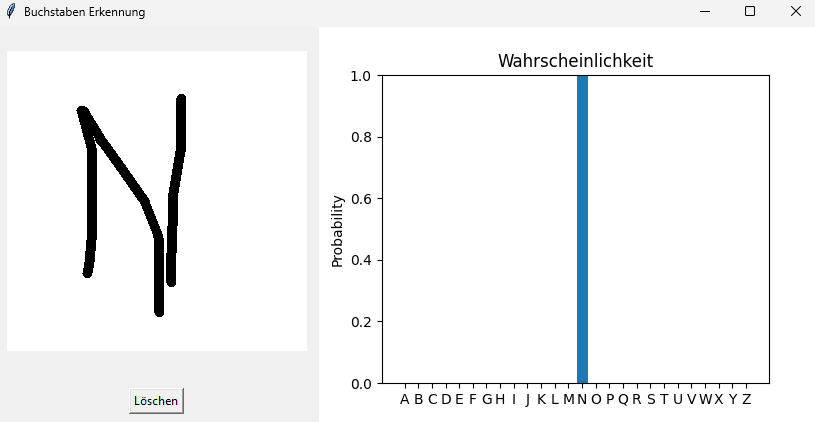
#> input picture gui.png, 815 x 422 px, given as the content of the folder ./letters, which was not available
$ python 'ränder_enfernen.py'   (older library calls are emulated)
#> lines starting #> are read from the running program, lines starting #| are printed output that depends on the picture; after the words box and inside, x2 and y2 are one past the last pixel; in counts of white or black regions, pixels touching at a corner belong together; pictures that were not available may be replaced by others from this repository, and a replacement may not be noted
import os
import cv2
import numpy as np
from PIL import Image
import argparse

def remove_black_borders_and_resize(input_dir, output_dir, target_size=(32, 32)):
    """
    Lädt Bilder aus input_dir und Unterordnern, entfernt ALLE schwarzen Ränder
    und skaliert sie auf 32x32, sodass der Buchstabe das gesamte Bild ausfüllt.
    """
#> called with input_dir = './letters', output_dir = './output', target_size = (32, 32)
    for root, dirs, files in os.walk(input_dir):
        relative_path = os.path.relpath(root, input_dir)
        output_subdir = output_dir if relative_path == '.' else os.path.join(output_dir, relative_path)

        if not os.path.exists(output_subdir):
            os.makedirs(output_subdir)

        valid_extensions = ('.png', '.jpg', '.jpeg', '.bmp', '.tiff', '.tif')
        image_files = [f for f in files if f.lower().endswith(valid_extensions)]

        if image_files:
            print(f"Verarbeite Ordner: {root} ({len(image_files)} Bilder)")

        for img_file in image_files:
            input_path = os.path.join(root, img_file)
            img = cv2.imread(input_path, cv2.IMREAD_GRAYSCALE)
#> img: shape (422, 815); min 0, max 255, mean 243.9

            if img is None:
                print(f"Fehler beim Laden: {img_file}")
                continue

            # 1. Initiale Schwellenwertbildung
            _, binary = cv2.threshold(img, 50, 255, cv2.THRESH_BINARY)
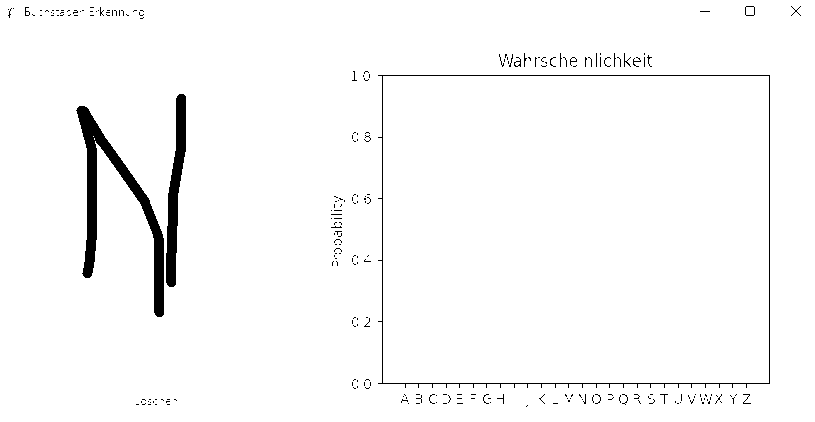
#> binary: shape (422, 815); 97.5% white; 238 black regions (227 under 20 px), largest, box (x1, y1, x2, y2) and area: (76, 106, 164, 317) 3813, (166, 94, 186, 287) 1911, (378, 75, 770, 388) 1518

            # 2. Finde den Buchstaben (größte zusammenhängende Komponente)
            num_labels, labels, stats, centroids = cv2.connectedComponentsWithStats(binary, 8, cv2.CV_32S)
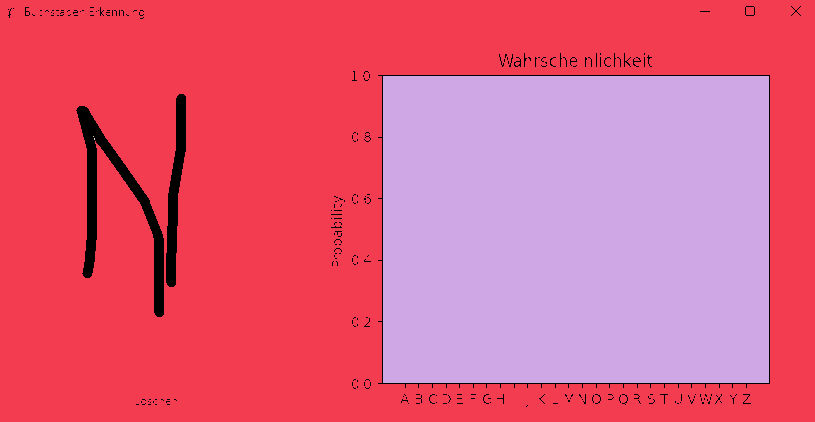
#> labels: shape (422, 815) int32; 5 distinct labels, from 0 to 4; one colour per label, 0 black
#> num_labels = 5; stats = [[8, 6, 793, 401, 8614], [0, 0, 815, 422, 216811], [383, 76, 386, 307, 118502], [93, 136, 1, 1, 1], [94, 138, 1, 2, 2]]; centroids = [[263.9, 206.1], [320.6, 200.6], [575.5, 229], [93, 136], [94, 138.5]]

            if num_labels < 2:  # Nur Hintergrund vorhanden
                print(f"Kein Buchstabe gefunden in: {img_file}")
                continue

            # Finde die größte Komponente (nicht Hintergrund)
            largest_label = 1 + np.argmax(stats[1:, cv2.CC_STAT_AREA])
#> largest_label = 1

            # Erstelle Maske für den Buchstaben
            mask = (labels == largest_label).astype(np.uint8) * 255
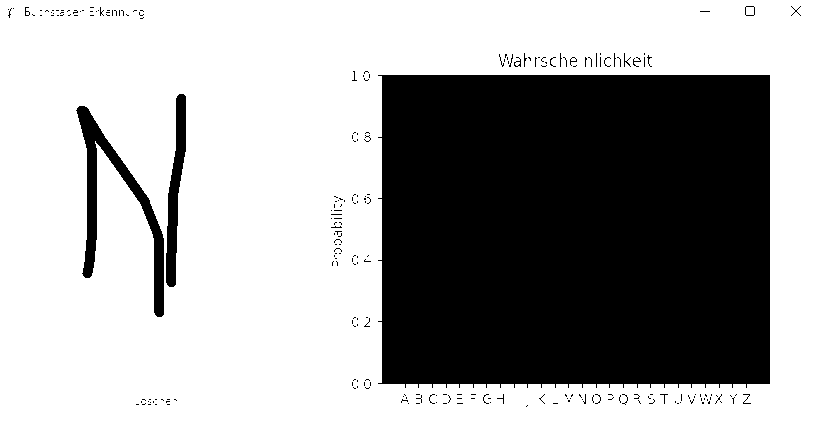
#> mask: shape (422, 815); 63% white; 238 black regions (227 under 20 px), largest, box (x1, y1, x2, y2) and area: (378, 75, 770, 388) 120020, (76, 106, 164, 317) 3816, (166, 94, 186, 287) 1911

            # 3. Finde Grenzen des Buchstabens aus der Maske
            coords = np.where(mask > 0)
#> coords = 216811 positions, rows 0 to 421, columns 0 to 814
            if len(coords[0]) == 0:
                print(f"Keine Pixel in Maske für: {img_file}")
                continue

            min_y, max_y = np.min(coords[0]), np.max(coords[0])
#> min_y = 0; max_y = 421
            min_x, max_x = np.min(coords[1]), np.max(coords[1])
#> min_x = 0; max_x = 814

            # 4. Bescheide das ORIGINALBILD mit den Koordinaten aus der Maske
            # Füge etwas Rand hinzu (1 Pixel), um sicherzustellen, dass nichts abgeschnitten wird
            pad = 1
            h, w = img.shape
#> h = 422; w = 815
            min_y = max(0, min_y - pad)
            max_y = min(h, max_y + pad + 1)
#> max_y = 422
            min_x = max(0, min_x - pad)
            max_x = min(w, max_x + pad + 1)
#> max_x = 815

            # Bescheide das Originalbild
            cropped = img[min_y:max_y, min_x:max_x]

            # 5. Auf 32x32 skalieren - Buchstabe soll komplett ausfüllen
            # Zuerst bestimmen wir das Seitenverhältnis
            crop_h, crop_w = cropped.shape
#> crop_h = 422; crop_w = 815
            target_h, target_w = target_size

            # Bestimme Skalierungsfaktor, sodass der Buchstabe das Zielformat komplett ausfüllt
            # Wir skalieren so, dass die längere Seite genau 32 Pixel wird
            scale_h = target_h / crop_h
#> scale_h = 0.0758
            scale_w = target_w / crop_w
#> scale_w = 0.0393

            # Verwende den größeren Skalierungsfaktor, um sicherzustellen, dass der Buchstabe das Bild ausfüllt
            scale = max(scale_h, scale_w)
#> scale = 0.0758

            # Temporäre Größe berechnen
            temp_h = int(crop_h * scale)
#> temp_h = 32
            temp_w = int(crop_w * scale)
#> temp_w = 61

            # Skaliere auf temporäre Größe
            resized_temp = cv2.resize(cropped, (temp_w, temp_h),
                                     interpolation=cv2.INTER_CUBIC if scale > 1 else cv2.INTER_AREA)
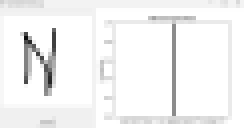
#> resized_temp: shape (32, 61) (shown 4 times larger); min 12, max 255, mean 243.9

            # 6. Schneide auf 32x32 zu - Zentriere den Buchstaben
            start_y = max(0, (temp_h - target_h) // 2)
#> start_y = 0
            start_x = max(0, (temp_w - target_w) // 2)
#> start_x = 14

            # Finales Bild zuschneiden
            final_img = resized_temp[start_y:start_y+target_h, start_x:start_x+target_w]
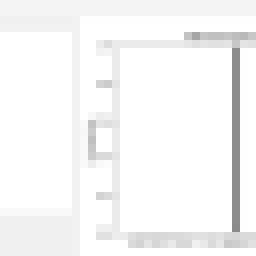
#> final_img: shape (32, 32) (shown 8 times larger); min 138, max 255, mean 246.7

            # 7. Sicherstellen, dass wirklich keine schwarzen Ränder mehr da sind
            # Erneut Schwellenwert anwenden, um schwache Ränder zu entfernen
            _, final_binary = cv2.threshold(final_img, 30, 255, cv2.THRESH_BINARY)
#> final_binary: shape (32, 32); every value is 255

            # Finde erneut die Grenzen im finalen Bild
            coords_final = np.where(final_binary > 0)
#> coords_final = 1024 positions, rows 0 to 31, columns 0 to 31
            if len(coords_final[0]) > 0:
                final_min_y, final_max_y = np.min(coords_final[0]), np.max(coords_final[0])
#> final_min_y = 0; final_max_y = 31
                final_min_x, final_max_x = np.min(coords_final[1]), np.max(coords_final[1])
#> final_min_x = 0; final_max_x = 31

                # Wenn der Buchstabe nicht das ganze Bild ausfüllt, kontrast erhöhen
                if (final_max_y - final_min_y < target_h - 5) or (final_max_x - final_min_x < target_w - 5):
                    # Kontrast erhöhen
                    final_img = cv2.convertScaleAbs(final_img, alpha=1.5, beta=0)

            # 8. Speichern
            output_path = os.path.join(output_subdir, img_file)

            # Optional: Invertieren, falls Buchstabe weiß auf schwarzem Grund sein soll
            # final_img = 255 - final_img

            Image.fromarray(final_img).save(output_path)
            print(f"  ✓ {img_file}")

    print(f"\nFertig! {len(image_files)} Bilder gespeichert in: {output_dir}")

if __name__ == "__main__":
    parser = argparse.ArgumentParser(description='Entfernt ALLE schwarzen Ränder und skaliert auf 32x32.')
    parser.add_argument('--input', '-i', default='./letters', help='Eingabeordner mit Bildern')
    parser.add_argument('--output', '-o', default='./output', help='Ausgabeordner für verarbeitete Bilder')

    args = parser.parse_args()

    remove_black_borders_and_resize(args.input, args.output)
